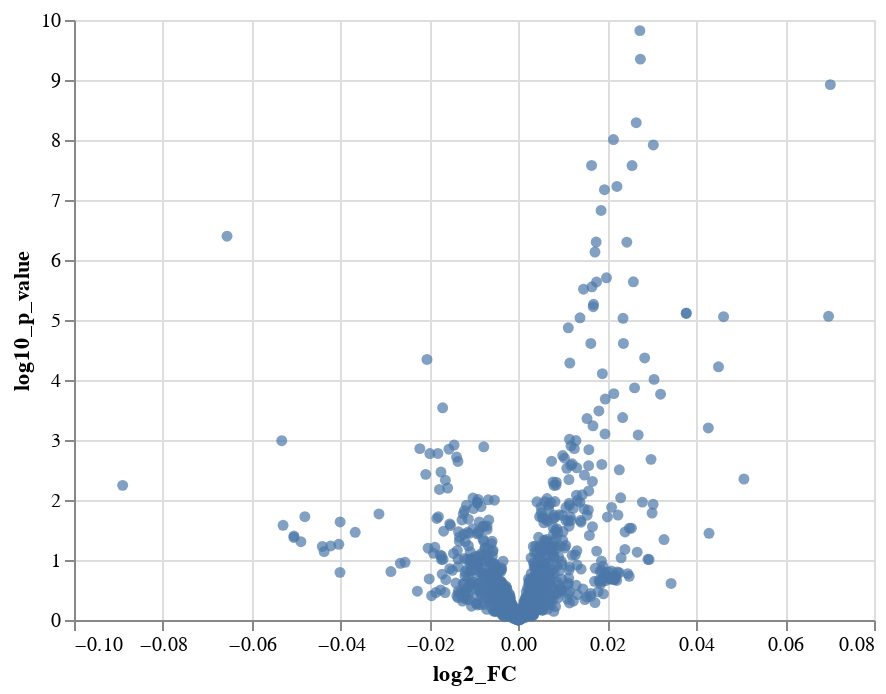

Notebook code for this chart:
### Code cell
chart

### Figure 1 — Vega-Lite specification as saved in the notebook (floating-point values rounded to 4 significant figures; data arrays with more than 128 entries replaced by an {"elided": "..."} marker saying what was removed)
{"config": {"view": {"continuousWidth": 400, "continuousHeight": 300}}, "data": {"name": "data-72f42d6a5f621b10fede62dc36ffba81"}, "mark": "circle", "encoding": {"x": {"field": "log2_FC", "type": "quantitative"}, "y": {"field": "log10_p_value", "type": "quantitative"}}, "$schema": "https://vega.github.io/schema/vega-lite/v4.17.0.json", "datasets": {"data-72f42d6a5f621b10fede62dc36ffba81": {"elided": "1345 records"}}}
